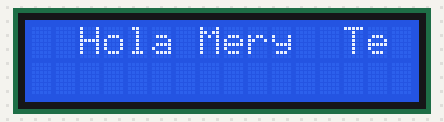
The sketch below on a simulated Arduino Uno, built with avr-gcc and run on an emulated ATmega328P. Parts: 16×2 character LCD.

Above: at 0.4 s.
At 1.6 s:
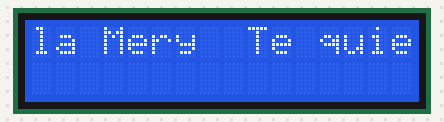
At 3.1 s:
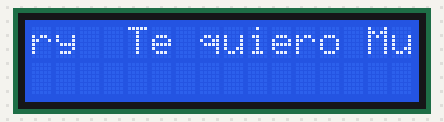
At 6.1 s:
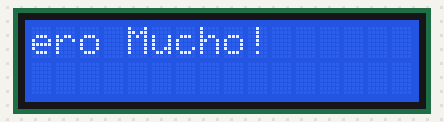
At 9.1 s:
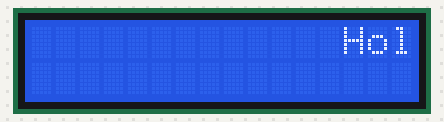
At 12.1 s:
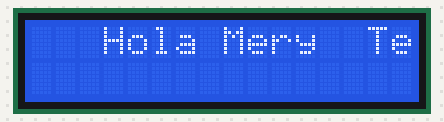

The sketch:

LiquidCrystal1.ino
```cpp
#include <LiquidCrystal.h>

int pinRS = 8;
int pinRW = 13;
int enabled = 9;
int pinD0 = 4;
int pinD1 = 5;
int pinD2 = 6;
int pinD3 = 7;

LiquidCrystal lcd(pinRS, pinRW, enabled, pinD0, pinD1, pinD2, pinD3);

byte corazon[8] = {
  B00000,
  B01010,
  B10101,
  B10001,
  B01010,
  B00100,
  B00100,
  B00000
};
byte corazon2[8] = {
  B00000,
  B01010,
  B11111,
  B11111,
  B01110,
  B00100,
  B00100,
  B00000
};
void setup() {
  lcd.begin(16, 2);
  //Descomentar una vez para crear los caracteres y volver a comentar para mostrar programa
  //lcd.createChar(0, corazon);
  //lcd.createChar(1, corazon2);
  lcd.write(byte(0));
  lcd.print(" ");
  lcd.write(byte(1));
  lcd.print("Hola Mery ");
  lcd.print(" Te quiero Mucho! ");
  lcd.write(byte(0));
  lcd.print(" ");
  lcd.write(byte(1));
  lcd.print(" ");
  lcd.write(byte(0));
  lcd.print(" ");
  lcd.write(byte(1));
  lcd.print(" ");

  int counter = 40;
  while (counter > 0) {
    delay(300);
    lcd.scrollDisplayLeft();
    counter--;
  };
}

void loop() {
  // put your main code here, to run repeatedly:

}
```
